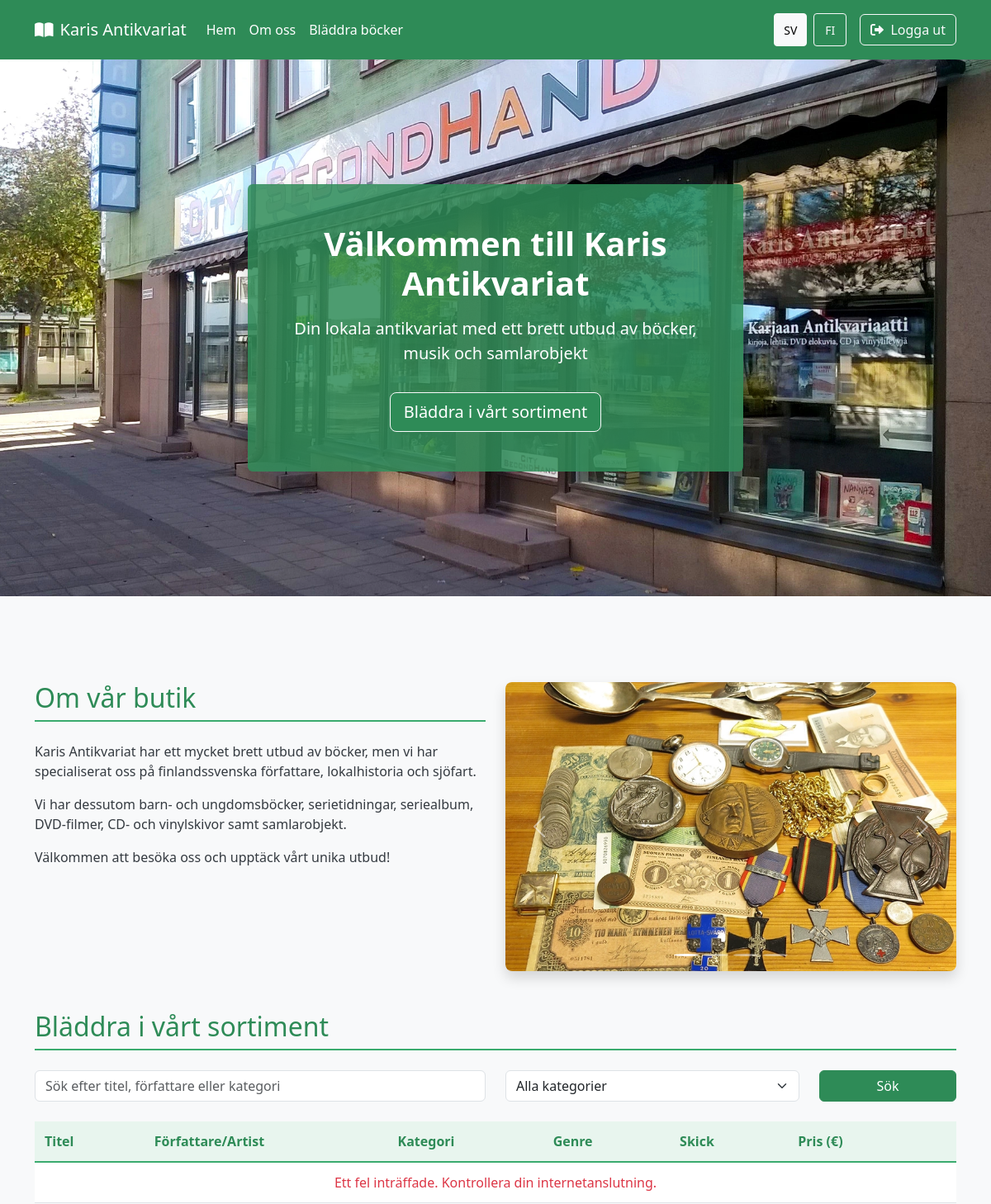
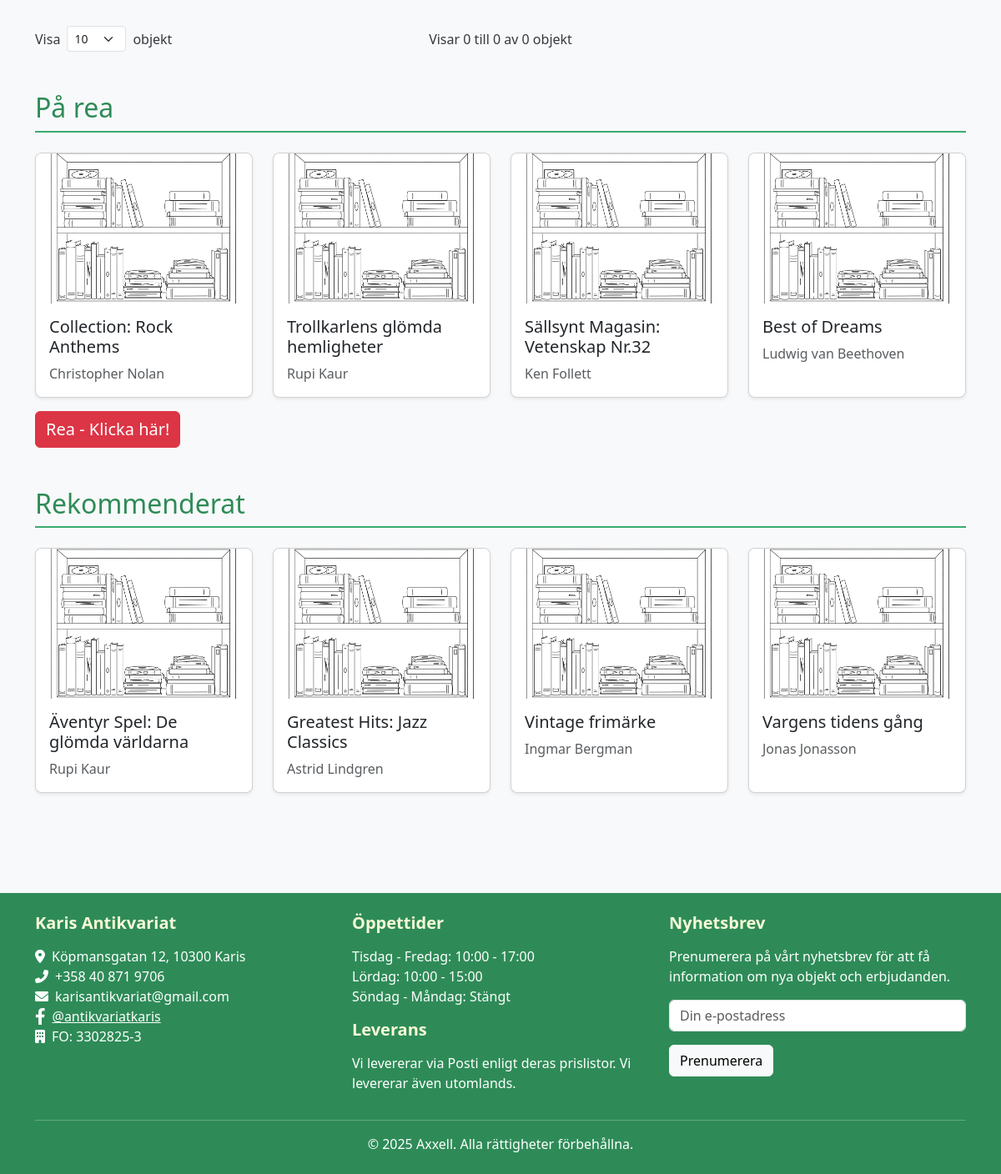
Screenshot of / (signed in) with the database file from the repository (2 pictures, top to bottom).
### tables this page shows
CREATE TABLE `product` (
  `prod_id` int NOT NULL AUTO_INCREMENT,
  `title` varchar(255) NOT NULL,
  `status` int DEFAULT NULL,
  `shelf_id` int DEFAULT NULL,
  `category_id` int DEFAULT NULL,
  `price` decimal(10,2) DEFAULT NULL,
  `condition_id` int DEFAULT NULL,
  `notes` text,
  `internal_notes` text,
  `year` int DEFAULT NULL,
  `publisher` varchar(100) DEFAULT NULL,
  `special_price` tinyint(1) DEFAULT NULL COMMENT 'Om produkten är på rea: 1 = Ja, 0 = Nej',
  `recommended` tinyint(1) DEFAULT NULL COMMENT 'Om produkten är rekommenderad: 1 = Ja, 0 = Nej	',
  `rare` tinyint(1) DEFAULT '0',
  `date_added` datetime DEFAULT CURRENT_TIMESTAMP,
  `language_id` int DEFAULT NULL,
  PRIMARY KEY (`prod_id`),
  KEY `shelf_id` (`shelf_id`),
  KEY `category_id` (`category_id`),
  KEY `condition_id` (`condition_id`),
  KEY `idx_product_status` (`status`),
  KEY `fk_product_language` (`language_id`),
  CONSTRAINT `fk_product_language` FOREIGN KEY (`language_id`) REFERENCES `language` (`language_id`),
  CONSTRAINT `product_ibfk_1` FOREIGN KEY (`shelf_id`) REFERENCES `shelf` (`shelf_id`),
  CONSTRAINT `product_ibfk_2` FOREIGN KEY (`category_id`) REFERENCES `category` (`category_id`),
  CONSTRAINT `product_ibfk_3` FOREIGN KEY (`condition_id`) REFERENCES `condition` (`condition_id`),
  CONSTRAINT `product_ibfk_4` FOREIGN KEY (`status`) REFERENCES `status` (`status_id`)
);

CREATE TABLE `author` (
  `author_id` int NOT NULL AUTO_INCREMENT,
  `author_name` varchar(200) NOT NULL,
  PRIMARY KEY (`author_id`)
);

### includes/routes.php (called while the page is built, shortened)
<?php
class Routes {
    private static $basePath = '';
    public static function init($basePath) {
        self::$basePath = $basePath;
    }
    public static function asset($type, $file) {
        return self::$basePath . '/assets/' . $type . '/' . $file;
    }
}
function asset($type, $file) {
    return Routes::asset($type, $file);
}

### includes/ui.php (called while the page is built, shortened)
<?php
function loadLanguageStrings($language) {
    $langFile = 'languages/' . $language . '.php';
    if (file_exists($langFile)) {
        return $lang_strings;
    } else {
        include 'languages/sv.php';
        return $lang_strings;
    }
}
?>

### index.php (the view, shortened to what this page needs)
<?php
require_once 'init.php';
$language = isset($_SESSION['language']) ? $_SESSION['language'] : 'sv';
$lang_strings = loadLanguageStrings($language);
function getFeaturedProducts(PDO $pdo, int $limit = 4, bool $onlySpecial = false, bool $onlyRecommended = false): array
{
    try {
        $sql = "SELECT
                    p.prod_id,
                    p.title,
                    p.price,
                    p.special_price,
                    p.recommended
                FROM product p
                WHERE p.status = 1 ";
        if ($onlySpecial) {
            $sql .= " AND p.special_price = 1 ";
        } elseif ($onlyRecommended) {
            $sql .= " AND p.recommended = 1 ";
        } else {
            $sql .= " AND (p.special_price = 1 OR p.recommended = 1) ";
        }
        $sql .= " ORDER BY RAND() LIMIT :limit";
        $stmt = $pdo->prepare($sql);
        $stmt->bindParam(':limit', $limit, PDO::PARAM_INT);
        $stmt->execute();
        $products = $stmt->fetchAll(PDO::FETCH_OBJ);
        foreach ($products as $product) {
            $authorSql = "SELECT a.author_name
                          FROM author a
                          JOIN product_author pa ON a.author_id = pa.author_id
                          WHERE pa.product_id = :prod_id
                          LIMIT 1";
            $authorStmt = $pdo->prepare($authorSql);
            $authorStmt->bindParam(':prod_id', $product->prod_id, PDO::PARAM_INT);
            $authorStmt->execute();
            $author = $authorStmt->fetch(PDO::FETCH_OBJ);
            if ($author) {
                $product->author_name = $author->author_name;
            } else {
                $product->author_name = '';
            }
            $catSql = "SELECT category_sv_name AS category_name
                       FROM category c
                       JOIN product p ON c.category_id = p.category_id
                       WHERE p.prod_id = :prod_id";
            $catStmt = $pdo->prepare($catSql);
            $catStmt->bindParam(':prod_id', $product->prod_id, PDO::PARAM_INT);
            $catStmt->execute();
            $category = $catStmt->fetch(PDO::FETCH_OBJ);
        }
        return $products;
    } catch (PDOException $e) {
        error_log('Error fetching featured products: ' . $e->getMessage());
        return [];
    }
}
function renderProductCard(object $product): void {
    $defaultImage = 'assets/images/default_antiqe_image.webp';
    ?>
    <div class="col">
        <div class="card h-100">
            <div class="d-none d-md-block">
                <img src="<?php echo $defaultImage; ?>" class="card-img-top" style="height: 180px; object-fit: cover;" alt="<?php echo htmlspecialchars($product->title); ?>">
                <div class="card-body">
                    <h5 class="card-title"><?php echo htmlspecialchars($product->title); ?></h5>
                    <p class="card-text text-muted">
                        <?php echo htmlspecialchars($product->author_name ?? ''); ?>
                    </p>
                </div>
            </div>
        </div>
    </div>
    <?php
}
$specialProducts = getFeaturedProducts($pdo, 4, true);
$recommendedProducts = getFeaturedProducts($pdo, 4, false, true);
include 'templates/header.php';
?>
<div class="hero-container position-relative">
<img src="<?php echo asset('images', 'hero.webp'); ?>" alt="Karis Antikvariat" class="hero-image w-100">
    <div class="container">
        <div class="hero-content position-absolute">
            <div class="hero-text-container p-5 rounded text-center">
                <h1><?php echo $lang_strings['welcome'] ?? 'Välkommen till Karis Antikvariat'; ?></h1>
                <p class="lead"><?php echo $lang_strings['subtitle'] ?? 'Din källa för nordisk litteratur, musik och samlarobjekt'; ?></p>
                <a href="#browse" class="btn btn-primary btn-lg mt-3 border-light"><?php echo $lang_strings['browse_button'] ?? 'Bläddra i vårt sortiment'; ?></a>
            </div>
        </div>
    </div>
</div>
<div class="container my-4">
        <section id="about" class="my-5">
            <div class="row">
                <div class="col-lg-6">
                    <h2><?php echo $lang_strings['about_heading']; ?></h2>
                    <p><?php echo $lang_strings['about_p1']; ?></p>
                    <p><?php echo $lang_strings['about_p2']; ?></p>
                    <p><?php echo $lang_strings['about_p3']; ?></p>
                </div>
                <div class="col-lg-6">
                    <div id="storeCarousel" class="carousel slide" data-bs-ride="carousel">
                        <div class="carousel-indicators">
                            <button type="button" data-bs-target="#storeCarousel" data-bs-slide-to="0" class="active" aria-current="true" aria-label="Slide 1"></button>
                            <button type="button" data-bs-target="#storeCarousel" data-bs-slide-to="1" aria-label="Slide 2"></button>
                            <button type="button" data-bs-target="#storeCarousel" data-bs-slide-to="2" aria-label="Slide 3"></button>
                            <button type="button" data-bs-target="#storeCarousel" data-bs-slide-to="3" aria-label="Slide 4"></button>
                        </div>
                        <div class="carousel-inner rounded">
                            <div class="carousel-item active">
                                <img src="assets/images/bild1.webp" class="d-block w-100" alt="Karis Antikvariat butiksbild 1">
                            </div>
                        </div>
                        <button class="carousel-control-prev" type="button" data-bs-target="#storeCarousel" data-bs-slide="prev">
                            <span class="carousel-control-prev-icon" aria-hidden="true"></span>
                        </button>
                        <button class="carousel-control-next" type="button" data-bs-target="#storeCarousel" data-bs-slide="next">
                            <span class="carousel-control-next-icon" aria-hidden="true"></span>
                        </button>
                    </div>
                </div>
            </div>
        </section>
    <section id="browse" class="my-5">
        <h2 class="mb-4"><?php echo $lang_strings['browse_heading'] ?? 'Bläddra & Sök'; ?></h2>
        <div class="search-bar mb-4">
            <form method="get" action="" id="search-form">
                <div class="row">
                    <div class="col-md-6 mb-3 mb-md-0">
                        <input type="text" class="form-control" id="public-search" name="search"
                            placeholder="<?php echo $lang_strings['search_placeholder'] ?? 'Sök'; ?>"
                            value="<?= isset($_GET['search']) ? (function_exists('safeEcho') ? safeEcho($_GET['search']) : htmlspecialchars($_GET['search'])) : '' ?>">
                    </div>
                    <div class="col-md-4 mb-3 mb-md-0">
                        <select class="form-select" id="public-category" name="category">
                            <option value="all"><?php echo $lang_strings['all_categories'] ?? 'Alla kategorier'; ?></option>
                        </select>
                    </div>
                    <div class="col-md-2">
                        <button type="submit" class="btn btn-primary w-100" id="public-search-btn">
                            <?php echo $lang_strings['search_button'] ?? 'Sök'; ?>
                        </button>
                    </div>
                </div>
            </form>
        </div>
        <div>
            <div class="table-responsive">
                <table class="table table-hover table-paginated-table" id="public-inventory-table">
                    <thead class="table-light">
                        <tr>
                            <th data-sort="title"><?php echo $lang_strings['title'] ?? 'Titel'; ?></th>
                            <th data-sort="author_name"><?php echo $lang_strings['author_artist'] ?? 'Författare/Artist'; ?></th>
                            <th data-sort="category_name"><?php echo $lang_strings['category'] ?? 'Kategori'; ?></th>
                            <th data-sort="genre_names"><?php echo $lang_strings['genre'] ?? 'Genre'; ?></th>
                            <th data-sort="condition_name"><?php echo $lang_strings['condition'] ?? 'Skick'; ?></th>
                            <th data-sort="price"><?php echo $lang_strings['price'] ?? 'Pris'; ?></th>
                            <th></th>
                        </tr>
                    </thead>
                    <tbody class="table-paginated-content" id="public-inventory-body">
                    </tbody>
                </table>
            </div>
<div class="mt-3" id="pagination-controls">
    <div class="row align-items-center">
        <div class="col-md-4 mb-2 mb-md-0">
            <div class="d-flex align-items-center">
                <label class="me-2"><?php echo $lang_strings['show'] ?? 'Visa'; ?></label>
                <select class="form-select form-select-sm" id="page-size-selector" style="width: auto;">
                    <option value="10" selected>10</option>
                </select>
                <span class="ms-2"><?php echo $lang_strings['items'] ?? 'objekt'; ?></span>
            </div>
        </div>
        <div class="col-md-4 text-center mb-2 mb-md-0">
            <div id="pagination-info">
                <?php echo $lang_strings['showing'] ?? 'Visar'; ?> <span id="showing-start">0</span>
                <?php echo $lang_strings['to'] ?? 'till'; ?>
                <span id="showing-end">0</span>
                <?php echo $lang_strings['of'] ?? 'av'; ?>
                <span id="total-items">0</span>
                <?php echo $lang_strings['items'] ?? 'objekt'; ?>
            </div>
        </div>
    </div>
</div>
        </div>
    </section>
    <section class="my-5">
        <h2 class="mb-4"><?php echo $lang_strings['on_sale'] ?? 'På rea'; ?>
        </h2>
        <div class="row row-cols-1 row-cols-md-2 row-cols-lg-4 g-4" id="featured-items">
            <?php
            if (!empty($specialProducts)) {
                foreach ($specialProducts as $product) {
                    renderProductCard($product);
                }
            } else {
                echo "<p>Inga produkter på rea hittades.</p>";
            }
            ?>
        </div>
        <button class="btn btn-danger fs-5 mt-3" onclick="window.location.href='sale.php';"><?php echo $lang_strings['go_sale'] ?? 'Rea - Klicka här!'; ?></button>
    </section>
    <section class="my-5">
        <h2 class="mb-4"><?php echo $lang_strings['on_rec'] ?? 'Rekommenderat'; ?></h2>
        <div class="row row-cols-1 row-cols-md-2 row-cols-lg-4 g-4" id="recommended-items">
            <?php
            if (!empty($recommendedProducts)) {
                foreach ($recommendedProducts as $product) {
                    renderProductCard($product);
                }
            } else {
                echo "<p>Inga rekommenderade produkter hittades.</p>";
            }
            ?>
        </div>
    </section>
</div>
<?php
include 'templates/footer.php';
?>

### assets/css/styles.css (style rules this page uses)
:root { --primary-color: #2e8b57; --primary-dark: #1f6e43; --primary-light: #3aab6e; --primary-very-light: #e8f5ee; --accent-color: #f8f9d7; --success-color: #4caf50; --text-light: #f8f9fa; --text-dark: #343a40; --border-color: #dee2e6; }
html, body { margin: 0; padding: 0; }
body { background-color: #f8f9fa; font-family: 'Segoe UI', Tahoma, Geneva, Verdana, sans-serif; color: var(--text-dark); min-height: 100vh; }
.row { justify-content: center }
.hero-container { position: relative; width: 100%; height: calc(100vh - 75px); min-height: 450px; max-height: 650px; overflow: hidden; margin-bottom: 2rem; }
.hero-image { width: 100%; height: 100%; object-fit: cover; object-position: center; }
.hero-content { position: absolute; top: 50%; left: 50%; transform: translate(-50%, -50%); width: 100%; max-width: 600px; z-index: 1; }
.hero-text-container { background-color: rgba(46, 139, 87, 0.85); color: white; border-radius: 1rem; box-shadow: 0 8px 20px rgba(0, 0, 0, 0.2); }
.hero-text-container h1 { font-weight: 700; margin-bottom: 1rem; }
section h2 { color: var(--primary-color); border-bottom: 2px solid var(--primary-light); padding-bottom: 0.5rem; margin-bottom: 1.5rem; }
#storeCarousel { box-shadow: 0 0.5rem 1rem rgba(0, 0, 0, 0.15); border-radius: 0.5rem; overflow: hidden; }
.carousel-item { height: 350px; }
.carousel-item img { height: 100%; object-fit: cover; }
.carousel-indicators { margin-bottom: 0.5rem; }
.carousel-indicators button { width: 10px; height: 10px; border-radius: 50%; background-color: rgba(255, 255, 255, 0.5); border: none; }
.carousel-indicators button.active { background-color: white; }
.btn-primary { background-color: var(--primary-color); border-color: var(--primary-color); }
#featured-items { display: flex; flex-wrap: wrap; }
.card { border-radius: 0.5rem; overflow: hidden; box-shadow: 0 0.125rem 0.25rem rgba(0, 0, 0, 0.075); transition: box-shadow 0.3s ease; }
.table th { font-weight: 600; color: var(--text-dark); }

### assets/css/pagination.css (style rules this page uses)
.table-paginated-table { width: 100%; margin-bottom: 1rem; border-collapse: collapse; }
.table-paginated-table thead th { position: relative; background-color: var(--primary-very-light, #e8f5ee); color: var(--primary-color, #2e8b57); font-weight: 600; padding: 0.75rem; border-bottom: 2px solid var(--primary-light, #3aab6e); text-align: left; vertical-align: bottom; }
.table-paginated-table th[data-sort] { cursor: pointer; user-select: none; }
.table-paginated-table th[data-sort]::after { content: ""; display: inline-block; width: 0.8em; height: 1em; margin-left: 0.5em; vertical-align: middle; opacity: 0.3; }

### rows the page displays
product: title "Collection: Rock Anthems"
author: author_name "Christopher Nolan"
product: title "Trollkarlens glömda hemligheter"
author: author_name "Rupi Kaur"
product: title "Sällsynt Magasin: Vetenskap Nr.32"
author: author_name "Ken Follett"
product: title "Best of Dreams"
author: author_name "Ludwig van Beethoven"
product: title "Äventyr Spel: De glömda världarna"
product: title "Greatest Hits: Jazz Classics"
author: author_name "Astrid Lindgren"
product: title "Vintage frimärke"
author: author_name "Ingmar Bergman"
product: title "Vargens tidens gång"
author: author_name "Jonas Jonasson"

### other values shown
$strings['menu_home'] "Hem"
$strings['menu_about'] "Om oss"
$strings['menu_browse'] "Bläddra böcker"
$lang_strings['welcome'] "Välkommen till Karis Antikvariat"
$lang_strings['subtitle'] "Din lokala antikvariat med ett brett utbud av böcker, musik och samlarobjekt"
$lang_strings['browse_button'] "Bläddra i vårt sortiment"
$lang_strings['about_heading'] "Om vår butik"
$lang_strings['about_p1'] "Karis Antikvariat har ett mycket brett utbud av böcker, men vi har specialiserat oss på finlandssvenska författare, lokalhistoria och sjöfart."
$lang_strings['about_p2'] "Vi har dessutom barn- och ungdomsböcker, serietidningar, seriealbum, DVD-filmer, CD- och vinylskivor samt samlarobjekt."
$lang_strings['about_p3'] "Välkommen att besöka oss och upptäck vårt unika utbud!"
$lang_strings['browse_heading'] "Bläddra i vårt sortiment"
$lang_strings['search_button'] "Sök"
$lang_strings['title'] "Titel"
$lang_strings['author_artist'] "Författare/Artist"
$lang_strings['category'] "Kategori"
